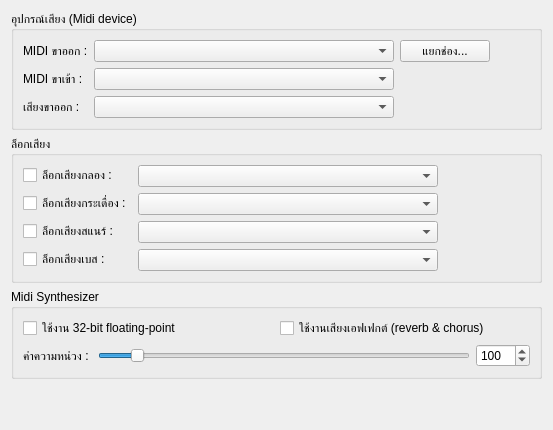
     <widget class="QWidget" name="tab_4">
      <attribute name="title">
       <string>อุปกรณ์เสียง</string>
      </attribute>
      <layout class="QVBoxLayout" name="verticalLayout_12">
       <item>
        <widget class="QGroupBox" name="groupBox_7">
         <property name="title">
          <string>อุปกรณ์เสียง (Midi device)</string>
         </property>
         <layout class="QFormLayout" name="formLayout">
          <item row="0" column="0">
           <widget class="QLabel" name="label_3">
            <property name="text">
             <string>MIDI ขาออก :</string>
            </property>
           </widget>
          </item>
          <item row="0" column="1">
           <layout class="QHBoxLayout" name="horizontalLayout_25">
            <item>
             <widget class="QComboBox" name="cbMidiOut">
              <property name="minimumSize">
               <size>
                <width>300</width>
                <height>0</height>
               </size>
              </property>
              <property name="maximumSize">
               <size>
                <width>300</width>
                <height>16777215</height>
               </size>
              </property>
             </widget>
            </item>
            <item>
             <widget class="QPushButton" name="btnMapChannel">
              <property name="minimumSize">
               <size>
                <width>90</width>
                <height>0</height>
               </size>
              </property>
              <property name="text">
               <string>แยกช่อง...</string>
              </property>
             </widget>
            </item>
            <item>
             <spacer name="horizontalSpacer_14">
              <property name="orientation">
               <enum>Qt::Horizontal</enum>
              </property>
              <property name="sizeHint" stdset="0">
               <size>
                <width>40</width>
                <height>20</height>
               </size>
              </property>
             </spacer>
            </item>
           </layout>
          </item>
          <item row="1" column="0">
           <widget class="QLabel" name="label_24">
            <property name="text">
             <string>MIDI ขาเข้า : </string>
            </property>
           </widget>
          </item>
          <item row="2" column="0">
           <widget class="QLabel" name="label_7">
            <property name="text">
             <string>เสียงขาออก :</string>
            </property>
           </widget>
          </item>
          <item row="2" column="1">
           <widget class="QComboBox" name="cbAudioOut">
            <property name="minimumSize">
             <size>
              <width>300</width>
              <height>0</height>
             </size>
            </property>
            <property name="maximumSize">
             <size>
              <width>300</width>
              <height>16777215</height>
             </size>
            </property>
           </widget>
          </item>
          <item row="1" column="1">
           <widget class="QComboBox" name="cbMidiIn">
            <property name="minimumSize">
             <size>
              <width>300</width>
              <height>0</height>
             </size>
            </property>
            <property name="maximumSize">
             <size>
              <width>300</width>
              <height>16777215</height>
             </size>
            </property>
           </widget>
          </item>
         </layout>
        </widget>
       </item>
       <item>
        <widget class="QGroupBox" name="groupBox_3">
         <property name="title">
          <string>ล็อกเสียง</string>
         </property>
         <layout class="QFormLayout" name="formLayout_3">
          <item row="0" column="0">
           <widget class="QCheckBox" name="chbLockDrum">
            <property name="text">
             <string>ล็อกเสียงกลอง :</string>
            </property>
           </widget>
          </item>
          <item row="0" column="1">
           <widget class="QComboBox" name="cbLockDrum">
            <property name="maximumSize">
             <size>
              <width>300</width>
              <height>16777215</height>
             </size>
            </property>
           </widget>
          </item>
          <item row="1" column="0">
           <widget class="QCheckBox" name="chbLockKick">
            <property name="text">
             <string>ล็อกเสียงกระเดื่อง :</string>
            </property>
           </widget>
          </item>
          <item row="1" column="1">
           <widget class="QComboBox" name="cbLockKick">
            <property name="maximumSize">
             <size>
              <width>300</width>
              <height>16777215</height>
             </size>
            </property>
           </widget>
          </item>
          <item row="2" column="0">
           <widget class="QCheckBox" name="chbLockSnare">
            <property name="text">
             <string>ล็อกเสียงสแนร์ :</string>
            </property>
           </widget>
          </item>
          <item row="2" column="1">
           <widget class="QComboBox" name="cbLockSnare">
            <property name="maximumSize">
             <size>
              <width>300</width>
              <height>16777215</height>
             </size>
            </property>
           </widget>
          </item>
          <item row="3" column="0">
           <widget class="QCheckBox" name="chbLockBass">
            <property name="text">
             <string>ล็อกเสียงเบส :</string>
            </property>
           </widget>
          </item>
          <item row="3" column="1">
           <widget class="QComboBox" name="cbLockBass">
            <property name="maximumSize">
             <size>
              <width>300</width>
              <height>16777215</height>
             </size>
            </property>
           </widget>
          </item>
         </layout>
        </widget>
       </item>
       <item>
        <widget class="QGroupBox" name="groupBox_12">
         <property name="title">
          <string>Midi Synthesizer</string>
         </property>
         <layout class="QVBoxLayout" name="verticalLayout_7">
          <item>
           <layout class="QGridLayout" name="gridLayout_3">
            <item row="0" column="0">
             <widget class="QCheckBox" name="chbSynthFloat">
              <property name="toolTip">
               <string>&lt;html&gt;&lt;head/&gt;&lt;body&gt;&lt;p&gt;การเปลี่ยนแปลงสิ่งนี้ ในขณะที่กำลังเล่นด้วย Midi Synthesizer จะทำให้เพลงหยุดเล่น&lt;/p&gt;&lt;/body&gt;&lt;/html&gt;</string>
              </property>
              <property name="text">
               <string>ใช้งาน 32-bit floating-point</string>
              </property>
             </widget>
            </item>
            <item row="0" column="1">
             <widget class="QCheckBox" name="chbSynthFx">
              <property name="text">
               <string>ใช้งานเสียงเอฟเฟกต์ (reverb &amp;&amp; chorus)</string>
              </property>
             </widget>
            </item>
           </layout>
          </item>
          <item>
           <layout class="QFormLayout" name="formLayout_8">
            <item row="0" column="0">
             <widget class="QLabel" name="label_23">
              <property name="text">
               <string>ค่าความหน่วง : </string>
              </property>
             </widget>
            </item>
            <item row="0" column="1">
             <layout class="QHBoxLayout" name="horizontalLayout_16">
              <item>
               <widget class="QSlider" name="sliderBuffer">
                <property name="minimum">
                 <number>10</number>
                </property>
                <property name="maximum">
                 <number>1000</number>
                </property>
                <property name="value">
                 <number>100</number>
                </property>
                <property name="orientation">
                 <enum>Qt::Horizontal</enum>
                </property>
               </widget>
              </item>
              <item>
               <widget class="QSpinBox" name="spinBuffer">
                <property name="minimum">
                 <number>10</number>
                </property>
                <property name="maximum">
                 <number>1000</number>
                </property>
                <property name="value">
                 <number>100</number>
                </property>
               </widget>
              </item>
             </layout>
            </item>
           </layout>
          </item>
         </layout>
        </widget>
       </item>
       <item>
        <spacer name="verticalSpacer_2">
         <property name="orientation">
          <enum>Qt::Vertical</enum>
         </property>
         <property name="sizeHint" stdset="0">
          <size>
           <width>20</width>
           <height>40</height>
          </size>
         </property>
        </spacer>
       </item>
      </layout>
     </widget>
